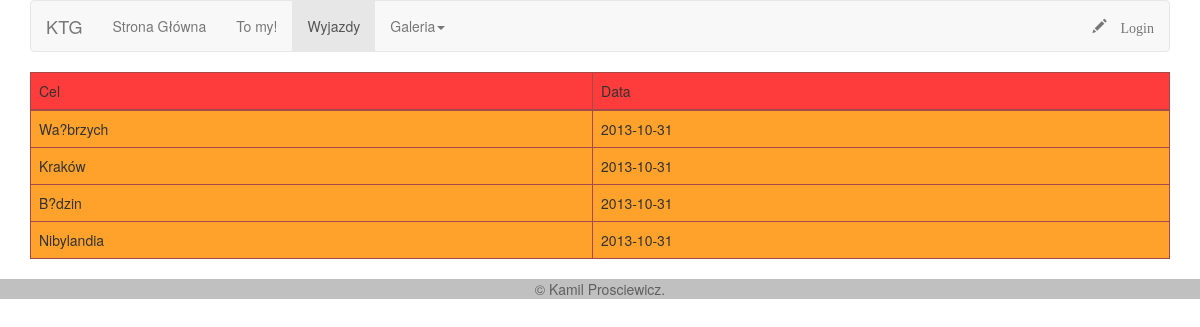
/wyjazdy.php, run on an earlier commit of the app's database.
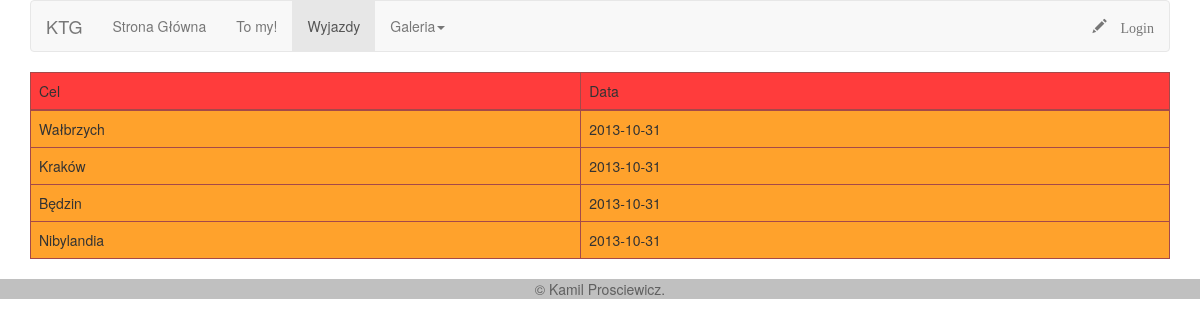
And on a later commit of the database.
### tables this page shows
CREATE TABLE IF NOT EXISTS `wyprawy` (
  `id` int(11) NOT NULL AUTO_INCREMENT,
  `cel` varchar(100) NOT NULL,
  `data` date NOT NULL,
  PRIMARY KEY (`id`)
);

### config.inc.php (called while the page is built, shortened)
<?php
function endsWith($haystack, $needle){
    return $needle === "" || substr($haystack, -strlen($needle)) === $needle;
}
?>

### wyjazdy.php (the view, shortened to what this page needs)
<?php
require 'dbConn.inc.php';
require 'config.inc.php';
?>
<!DOCTYPE html>
<html lang="pl">
  <head>
    <link href="bootstrap/dist/css/bootstrap.css" rel="stylesheet">
    <link href="style.css" rel="stylesheet">
  </head>
  <body>
    <div class="container">
      <?php require 'header.php'; ?>
      <table class="table table-bordered">
      <thead>
        <tr style="background-color: rgb(255, 60, 60)">
          <td>Cel</td>
          <td>Data</td>
        </tr>
      </thead>
      <tbody>
      <?php
      $wyjazdy = $pdo->query('SELECT * FROM wyprawy');
        foreach($wyjazdy->fetchAll(PDO::FETCH_ASSOC) as $row){
          echo '<tr style="background-color:#FFA22C">';
            echo '<td>'.$row['cel'].'</td>';
            echo '<td>'.$row['data'].'</td>';
          echo '</tr>';
        }
      ?>
      </tbody>
      </table>
    </div>
    <?php require 'footer.php'; ?>
  </body>
</html>

### header.php (shortened to what this page needs)
<nav class="navbar navbar-default" role="navigation">
  <div class="navbar-header">
    <a class="navbar-brand" href="#">KTG</a>
  </div>
  <div class="collapse navbar-collapse navbar-ex1-collapse">
    <ul class="nav navbar-nav">
      <li
      <?php
      if(endsWith($_SERVER['SCRIPT_NAME'], 'index.php')){
        echo 'class="active"';
      }
      ?>
      ><a href="index.php">Strona Główna</a></li>
      <li
       <?php
      if(endsWith($_SERVER['SCRIPT_NAME'], 'toMy.php')){
        echo 'class="active"';
      }
      ?>
      ><a href="toMy.php">To my!</a></li>
      <li
       <?php
      if(endsWith($_SERVER['SCRIPT_NAME'], 'wyjazdy.php')){
        echo 'class="active"';
      }
      ?>
      ><a href="wyjazdy.php">Wyjazdy</a></li>
      <li class="dropdown">
        <a href="#" class="dropdown-toggle" data-toggle="dropdown">Galeria<b class="caret"></b></a>
      </li>
    </ul>
    <ul class="nav navbar-nav navbar-right">
    <?php if(isset($_SESSION['login'])){
      echo '<li><a href="logout.php"><span class="glyphicon glyphicon-ban-circle"> Logout</span></a></li>';
      echo '<li><a href="adminPanel.php"><span class="glyphicon glyphicon-cog"> Panel Admina</span></a></li>';
    }else{
      echo '<li><a href="login.php"><span class="glyphicon glyphicon-pencil"> Login</span></a></li>';
    } ?>
    </ul>
  </div>
</nav>

### footer.php
<footer>
	<p>&copy; Kamil Prosciewicz.</p>
</footer>

### style.css (style rules this page uses)
* { margin: 0; padding: 0; }
.table { position: relative; background-color: #BBBBBB; }
.table-bordered > tbody > tr > td, .table-bordered > thead > tr > td { border-color: #A54949; }
thead { background-color: #DADADA; }
footer { text-align: center; color: #606060; background: #C0C0C0; position: relative; }

What changed in the data, as far as the page shows it:
changed wyprawy: cel "Wa?brzych" → "Wałbrzych"
changed wyprawy: cel "B?dzin" → "Będzin"
